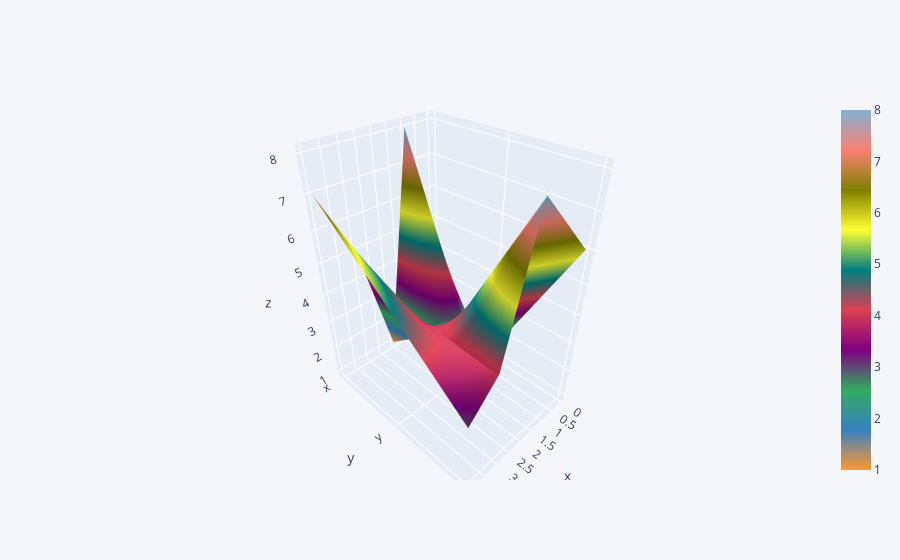

Notebook code for this chart:
### Markdown cell above
# surface plots

### Code cell
df1.iplot(kind='surface')

### Figure 1 — Plotly figure (JSON) as saved in the notebook; plotly's stock layout.template omitted (floating-point values rounded to 4 significant figures)
{"data": [{"colorscale": [[0, "rgb(255, 153, 51)"], [0.1111, "rgb(55, 128, 191)"], [0.2222, "rgb(50, 171, 96)"], [0.3333, "rgb(128, 0, 128)"], [0.4444, "rgb(219, 64, 82)"], [0.5556, "rgb(0, 128, 128)"], [0.6667, "rgb(255, 255, 51)"], [0.7778, "rgb(128, 128, 0)"], [0.8889, "rgb(251, 128, 114)"], [1, "rgb(128, 177, 211)"]], "type": "surface", "x": [0, 1, 2, 3, 4], "y": ["x", "y", "z"], "z": [[3, 8, 1, 5, 7], [1, 2, 3, 4, 5], [6, 7, 8, 4, 3]]}], "layout": {"legend": {"bgcolor": "#F5F6F9", "font": {"color": "#4D5663"}}, "paper_bgcolor": "#F5F6F9", "plot_bgcolor": "#F5F6F9", "title": {"font": {"color": "#4D5663"}}, "xaxis": {"gridcolor": "#E1E5ED", "showgrid": true, "tickfont": {"color": "#4D5663"}, "title": {"font": {"color": "#4D5663"}, "text": ""}, "zerolinecolor": "#E1E5ED"}, "yaxis": {"gridcolor": "#E1E5ED", "showgrid": true, "tickfont": {"color": "#4D5663"}, "title": {"font": {"color": "#4D5663"}, "text": ""}, "zerolinecolor": "#E1E5ED"}}}
